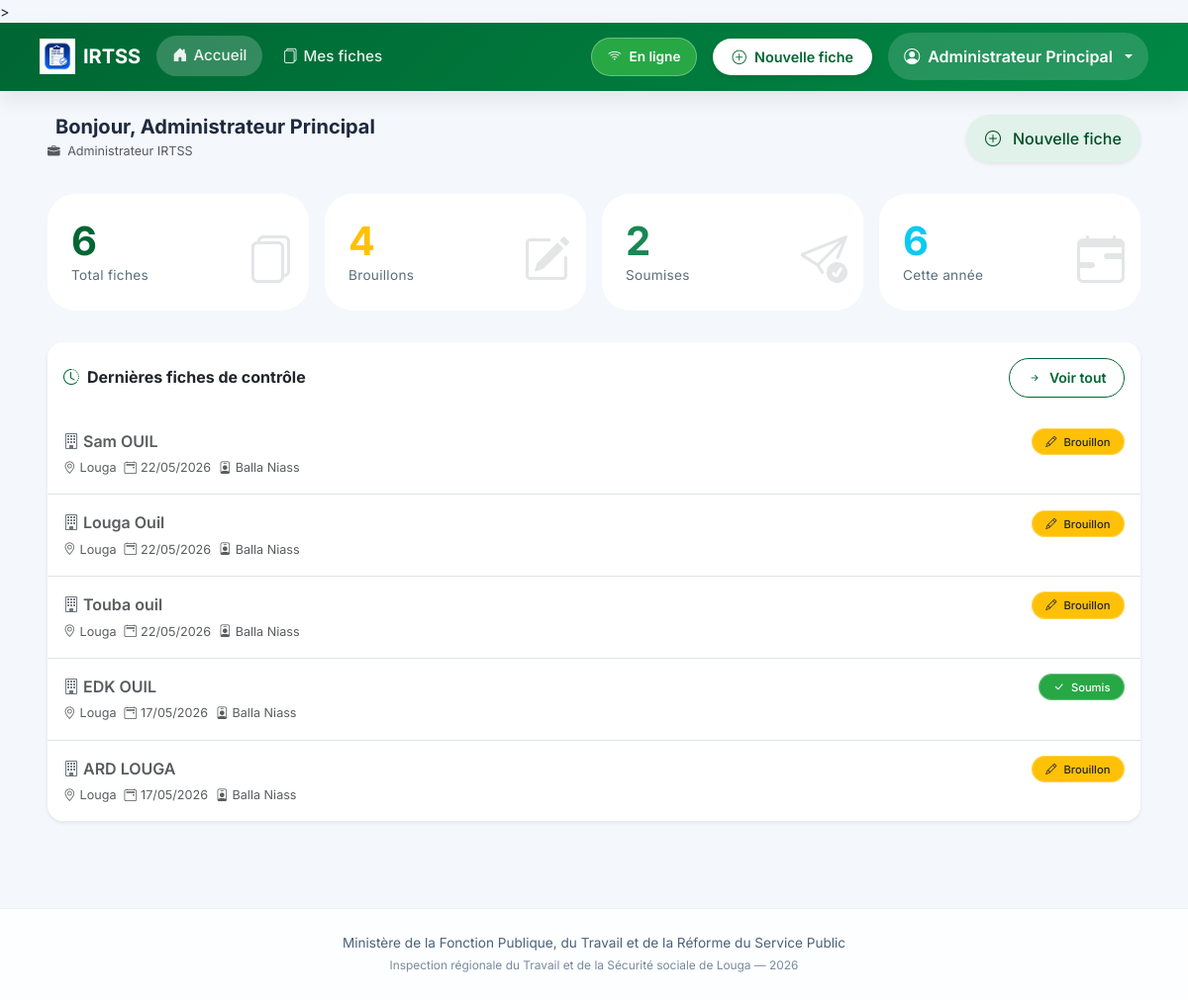
The app's page / (signed in) with its own data.
### inspection/models.py (models this page shows, shortened)
class FicheControle(models.Model):
    STATUT_CHOICES = [
        ('brouillon', 'Brouillon'),
        ('soumis', 'Soumis'),
    ]
    inspecteur = models.ForeignKey(User, on_delete=models.CASCADE, related_name='fiches')
    entreprise = models.CharField(max_length=255, verbose_name="Entreprise ou Établissement")
    date_controle = models.DateField(verbose_name="Date du contrôle")
    lieu = models.CharField(max_length=100, default="Louga", verbose_name="Lieu")
    statut = models.CharField(max_length=20, choices=STATUT_CHOICES, default='brouillon')
    local_id = models.CharField(max_length=100, blank=True, null=True)
    adresse = models.TextField(blank=True)
    telephone = models.CharField(max_length=50, blank=True)
    email_entreprise = models.EmailField(blank=True)
    date_ouverture = models.DateField(null=True, blank=True)
    forme_juridique = models.CharField(max_length=100, blank=True)
    activite_principale = models.CharField(max_length=200, blank=True)
    chef_nom = models.CharField(max_length=200, blank=True, verbose_name="Chef d'établissement - Prénom et Nom")
    chef_cellulaire = models.CharField(max_length=50, blank=True)
    chef_email = models.EmailField(blank=True)
    representant_nom = models.CharField(max_length=200, blank=True, verbose_name="Représentant travailleurs - Prénom et Nom")
    representant_qualite = models.CharField(max_length=100, blank=True)
    representant_cellulaire = models.CharField(max_length=50, blank=True)
    representant_email = models.EmailField(blank=True)
    doe = models.CharField(max_length=3, blank=True, verbose_name="Déclaration d'Ouverture d'Établissement (DOE)")
    registre_paie = models.CharField(max_length=3, blank=True)
    cadres_hommes = models.PositiveIntegerField(null=True, blank=True, default=0)
    cadres_femmes = models.PositiveIntegerField(null=True, blank=True, default=0)
    ouvriers_hommes = models.PositiveIntegerField(null=True, blank=True, default=0)
    ouvriers_femmes = models.PositiveIntegerField(null=True, blank=True, default=0)
    cdi = models.PositiveIntegerField(null=True, blank=True, default=0, verbose_name="CDI")
    cdd = models.PositiveIntegerField(null=True, blank=True, default=0, verbose_name="CDD")
    cs = models.PositiveIntegerField(null=True, blank=True, default=0, verbose_name="CS")
    c_app = models.PositiveIntegerField(null=True, blank=True, default=0, verbose_name="C APP")
    autres_contrats = models.PositiveIntegerField(null=True, blank=True, default=0, verbose_name="Autres")
    remuneration_au_temps_1 = models.BooleanField(default=False)
    remuneration_au_temps_2 = models.BooleanField(default=False)
    remuneration_a_la_piece_1 = models.BooleanField(default=False)
    remuneration_a_la_piece_2 = models.BooleanField(default=False)
    remuneration_les_deux_1 = models.BooleanField(default=False)
    remuneration_les_deux_2 = models.BooleanField(default=False)
    salaires_conformes_1 = models.CharField(max_length=3, blank=True)
    salaires_conformes_2 = models.CharField(max_length=3, blank=True)
    bulletins_paie_1 = models.CharField(max_length=3, blank=True)
    bulletins_paie_2 = models.CharField(max_length=3, blank=True)
    heures_sup_1 = models.CharField(max_length=3, blank=True)
    heures_sup_2 = models.CharField(max_length=3, blank=True)
    prime_anciennete_1 = models.CharField(max_length=3, blank=True)
    prime_anciennete_2 = models.CharField(max_length=3, blank=True)
    jours_feries_1 = models.CharField(max_length=3, blank=True)
    jours_feries_2 = models.CharField(max_length=3, blank=True)
    indemnites_transport_1 = models.CharField(max_length=3, blank=True)
    indemnites_transport_2 = models.CharField(max_length=3, blank=True)
    horaires_affiches_1 = models.CharField(max_length=3, blank=True)
    horaires_affiches_2 = models.CharField(max_length=3, blank=True)
    amenagement_8h_5j_1 = models.CharField(max_length=3, blank=True)
    amenagement_8h_5j_2 = models.CharField(max_length=3, blank=True)
    amenagement_6h40_6j_1 = models.CharField(max_length=3, blank=True)
    amenagement_6h40_6j_2 = models.CharField(max_length=3, blank=True)
    pause_quotidienne_1 = models.CharField(max_length=3, blank=True)
    pause_quotidienne_2 = models.CharField(max_length=3, blank=True)
    repos_hebdomadaire_1 = models.CharField(max_length=3, blank=True)
    repos_hebdomadaire_2 = models.CharField(max_length=3, blank=True)
    declaration_css_1 = models.CharField(max_length=3, blank=True)
    declaration_css_2 = models.CharField(max_length=3, blank=True)
    adhesion_css_1 = models.CharField(max_length=3, blank=True)
    adhesion_css_2 = models.CharField(max_length=3, blank=True)
    adhesion_ipres_1 = models.CharField(max_length=3, blank=True)
    adhesion_ipres_2 = models.CharField(max_length=3, blank=True)
    adhesion_ipm_1 = models.CharField(max_length=3, blank=True)
    adhesion_ipm_2 = models.CharField(max_length=3, blank=True)
    cotisations_css_1 = models.CharField(max_length=3, blank=True)
    cotisations_css_2 = models.CharField(max_length=3, blank=True)
    cotisations_ipres_1 = models.CharField(max_length=3, blank=True)
    cotisations_ipres_2 = models.CharField(max_length=3, blank=True)
    cotisations_ipm_1 = models.CharField(max_length=3, blank=True)
    cotisations_ipm_2 = models.CharField(max_length=3, blank=True)
    delegues_personnel_1 = models.CharField(max_length=3, blank=True)
    delegues_personnel_2 = models.CharField(max_length=3, blank=True)
    reglement_interieur_1 = models.CharField(max_length=3, blank=True)
    reglement_interieur_2 = models.CharField(max_length=3, blank=True)
    comite_hst_1 = models.CharField(max_length=3, blank=True)
    comite_hst_2 = models.CharField(max_length=3, blank=True)
    visite_medicale_1 = models.CharField(max_length=3, blank=True)
    visite_medicale_2 = models.CharField(max_length=3, blank=True)
    extincteurs_1 = models.CharField(max_length=3, blank=True)
    extincteurs_2 = models.CharField(max_length=3, blank=True)
    epi_disponible_1 = models.CharField(max_length=3, blank=True)
    epi_disponible_2 = models.CharField(max_length=3, blank=True)
    epi_effectif_1 = models.CharField(max_length=3, blank=True)
    epi_effectif_2 = models.CharField(max_length=3, blank=True)
    toilettes_1 = models.CharField(max_length=3, blank=True)
    toilettes_2 = models.CharField(max_length=3, blank=True)
    conges_1 = models.CharField(max_length=3, blank=True)
    conges_2 = models.CharField(max_length=3, blank=True)
    dasmo_bs_1 = models.CharField(max_length=3, blank=True)
    dasmo_bs_2 = models.CharField(max_length=3, blank=True)
    observations_divers = models.TextField(blank=True)
    observations_generales = models.TextField(blank=True)
    suite_observations_orales = models.BooleanField(default=False)
    suite_observations_ecrites = models.BooleanField(default=False)
    suite_mise_en_demeure = models.BooleanField(default=False)
    suite_pv_infraction = models.BooleanField(default=False)
    suite_refere = models.BooleanField(default=False)
    delai_reception = models.BooleanField(default=False)
    delai_un_mois = models.BooleanField(default=False)
    delai_autres = models.BooleanField(default=False)
    delai_autres_precision = models.CharField(max_length=200, blank=True)
    signature_equipe = models.CharField(max_length=200, blank=True)
    signature_gerant = models.CharField(max_length=200, blank=True)
    created_at = models.DateTimeField(auto_now_add=True)
    updated_at = models.DateTimeField(auto_now=True)
    class Meta:
        ordering = ['-created_at']
        verbose_name = "Fiche de contrôle"
        verbose_name_plural = "Fiches de contrôle"

### inspection/views.py (the view)
# urls.py: path('', views.tableau_de_bord, name='tableau_de_bord'),
@login_required
def tableau_de_bord(request):
    user = request.user
    fiches = FicheControle.objects.all() if user.is_staff else FicheControle.objects.filter(inspecteur=user)
    total       = fiches.count()
    brouillons  = fiches.filter(statut='brouillon').count()
    soumises    = fiches.filter(statut='soumis').count()
    cette_annee = fiches.filter(created_at__year=timezone.now().year).count()
    recentes    = fiches[:5]
    return render(request, 'inspection/tableau_de_bord.html', {
        'total': total, 'brouillons': brouillons,
        'soumises': soumises, 'cette_annee': cette_annee, 'recentes': recentes,
    })

### templates/inspection/tableau_de_bord.html (shortened to what this page needs)
{% extends 'inspection/base.html' %}
{% load static %}
{% block content %}
<div class="container-fluid px-3 px-lg-4">
  <div class="d-flex flex-wrap align-items-center justify-content-between mb-4 gap-2">
    <div>
      <h5 class="fw-bold mb-0 d-flex align-items-center gap-2">
        Bonjour, {{ user.first_name }} {{ user.last_name }}
      </h5>
      <small class="text-muted">
        <i class="bi bi-briefcase-fill me-1"></i>
        {% if user.is_staff %}Administrateur IRTSS{% else %}Inspecteur du travail{% endif %}
      </small>
    </div>
    <a href="{% url 'nouvelle_fiche' %}" class="btn btn-senegal-soft shadow-sm">
      <i class="bi bi-plus-circle me-1"></i> Nouvelle fiche
    </a>
  </div>
  <div class="row g-3 mb-4">
    <div class="col-6 col-md-3">
      <div class="stat-card p-3">
        <div class="stat-value text-senegal">{{ total|default:"0" }}</div>
        <div class="stat-label">Total fiches</div>
        <i class="bi bi-files stat-icon"></i>
      </div>
    </div>
    <div class="col-6 col-md-3">
      <div class="stat-card p-3">
        <div class="stat-value text-warning">{{ brouillons|default:"0" }}</div>
        <div class="stat-label">Brouillons</div>
        <i class="bi bi-pencil-square stat-icon"></i>
      </div>
    </div>
    <div class="col-6 col-md-3">
      <div class="stat-card p-3">
        <div class="stat-value text-success">{{ soumises|default:"0" }}</div>
        <div class="stat-label">Soumises</div>
        <i class="bi bi-send-check stat-icon"></i>
      </div>
    </div>
    <div class="col-6 col-md-3">
      <div class="stat-card p-3">
        <div class="stat-value text-info">{{ cette_annee|default:"0" }}</div>
        <div class="stat-label">Cette année</div>
        <i class="bi bi-calendar-range stat-icon"></i>
      </div>
    </div>
  </div>
  <div class="card border-0 shadow-sm rounded-4 overflow-hidden">
    <div class="card-header bg-white py-3 d-flex flex-wrap justify-content-between align-items-center border-0">
      <h6 class="mb-0 fw-bold">
        <i class="bi bi-clock-history me-2 text-senegal"></i>Dernières fiches de contrôle
      </h6>
      <a href="{% url 'liste_fiches' %}" class="btn btn-outline-senegal btn-sm">
        <i class="bi bi-arrow-right-short"></i> Voir tout
      </a>
    </div>
    <div class="card-body p-0">
      {% if recentes %}
      <div class="list-group list-group-flush">
        {% for fiche in recentes %}
        <a href="{% url 'detail_fiche' fiche.pk %}" class="list-group-item list-group-item-action fiche-item px-3 py-3">
          <div class="d-flex flex-wrap justify-content-between align-items-start gap-2">
            <div class="flex-grow-1">
              <div class="fw-semibold fs-6">
                <i class="bi bi-building me-1 text-secondary"></i>{{ fiche.entreprise }}
              </div>
              <div class="small text-muted mt-1 d-flex flex-wrap gap-2">
                <span><i class="bi bi-geo-alt me-1"></i>{{ fiche.lieu|default:"Lieu non renseigné" }}</span>
                <span><i class="bi bi-calendar2-event me-1"></i>{{ fiche.date_controle|date:"d/m/Y" }}</span>
                {% if user.is_staff %}
                <span><i class="bi bi-person-badge me-1"></i>{{ fiche.inspecteur.first_name }} {{ fiche.inspecteur.last_name }}</span>
                {% endif %}
              </div>
            </div>
            <div>
              <span class="badge-statut {% if fiche.statut == 'soumis' %}bg-success text-white{% else %}bg-warning text-dark{% endif %}">
                <i class="bi {% if fiche.statut == 'soumis' %}bi-check-lg{% else %}bi-pencil{% endif %} me-1"></i>
                {{ fiche.get_statut_display }}
              </span>
            </div>
          </div>
        </a>
        {% endfor %}
      </div>
      {% endif %}
    </div>
  </div>
</div>
{% endblock %}

### templates/inspection/base.html (shortened to what this page needs)
{% load static %}
<!DOCTYPE html>
<html lang="fr">
<head>
  <link rel="stylesheet" href="{% static 'css/bootstrap.min.css' %}">
  <link rel="stylesheet" href="{% static 'icons/bootstrap-icons.css' %}">
  <link rel="stylesheet" href="{% static 'css/style.css' %}">
  <link rel="stylesheet" href="{% static 'css/fiche-mobile.css' %}">>
</head>
<body>
{% if user.is_authenticated %}
<nav class="navbar navbar-expand-lg navbar-modern sticky-top">
  <div class="container-fluid px-3 px-lg-4">
    <a
      class="navbar-brand d-flex align-items-center gap-2"
      href="{% url 'tableau_de_bord' %}"
    >
      <img
        src="{% static 'icons/logo.png' %}"
        alt="IRTSS"
        height="36"
      >
      <span class="fw-bold text-white">
        IRTSS
      </span>
    </a>
    <div class="collapse navbar-collapse" id="mainNavbar">
      <ul class="navbar-nav me-auto mb-2 mb-lg-0 align-items-center gap-1">
        <li class="nav-item">
          <a
            class="nav-link-custom {% if request.resolver_match.url_name == 'tableau_de_bord' %}active{% endif %}"
            href="{% url 'tableau_de_bord' %}"
          >
            <i class="bi bi-house-door-fill"></i>
            <span>Accueil</span>
          </a>
        </li>
        <li class="nav-item">
          <a
            class="nav-link-custom"
            href="{% url 'liste_fiches' %}"
          >
            <i class="bi bi-files"></i>
            <span>Mes fiches</span>
          </a>
        </li>
      </ul>
      <div class="d-flex align-items-center gap-3 ms-auto">
        <div id="statut-connexion" class="badge-statut">
        </div>
        <a
          href="{% url 'nouvelle_fiche' %}"
          class="btn-nouvelle-fiche"
        >
          <i class="bi bi-plus-circle"></i>
          <span>Nouvelle fiche</span>
        </a>
        <div class="dropdown dropdown-user">
          <button
            class="btn dropdown-toggle d-flex align-items-center gap-2"
            data-bs-toggle="dropdown"
          >
            <i class="bi bi-person-circle"></i>
            <span class="d-none d-md-inline">
              {% if user.first_name %}
                {{ user.first_name }} {{ user.last_name }}
              {% else %}
                {{ user.username }}
              {% endif %}
            </span>
          </button>
        </div>
      </div>
    </div>
  </div>
</nav>
{% endif %}
<main class="py-4">
  <div class="container-fluid px-3 px-lg-4">
    {% block content %}{% endblock %}
  </div>
</main>
<footer class="footer text-center py-4 mt-5">
  <div class="container">
    Ministère de la Fonction Publique, du Travail et de la Réforme du Service Public
    <br>
    <span class="small opacity-75">
      Inspection régionale du Travail et de la Sécurité sociale de Louga —
      <span id="current-year"></span>
    </span>
  </div>
</footer>
<div
  id="toast-container"
  class="toast-container position-fixed bottom-0 end-0 p-3"
></div>
</body>
</html>

### records on screen
FicheControle: entreprise "Sam OUIL", lieu "Louga", date_controle "22/05/2026", inspecteur.first_name "Balla", inspecteur.last_name "Niass", statut "Brouillon"
FicheControle: entreprise "Louga Ouil", lieu "Louga", date_controle "22/05/2026", inspecteur.first_name "Balla", inspecteur.last_name "Niass", statut "Brouillon"
FicheControle: entreprise "Touba ouil", lieu "Louga", date_controle "22/05/2026", inspecteur.first_name "Balla", inspecteur.last_name "Niass", statut "Brouillon"
FicheControle: entreprise "EDK OUIL", lieu "Louga", date_controle "17/05/2026", inspecteur.first_name "Balla", inspecteur.last_name "Niass", statut "Soumis"
FicheControle: entreprise "ARD LOUGA", lieu "Louga", date_controle "17/05/2026", inspecteur.first_name "Balla", inspecteur.last_name "Niass", statut "Brouillon"

### other values on screen
{{ user.first_name }} "Administrateur"
{{ user.last_name }} "Principal"
{{ total|default:"0" }} "6"
{{ brouillons|default:"0" }} "4"
{{ soumises|default:"0" }} "2"
{{ cette_annee|default:"0" }} "6"
